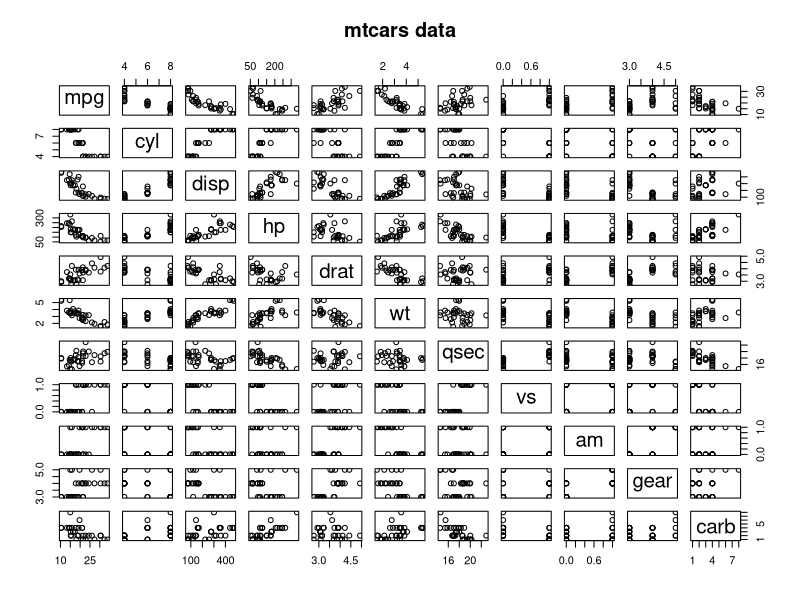
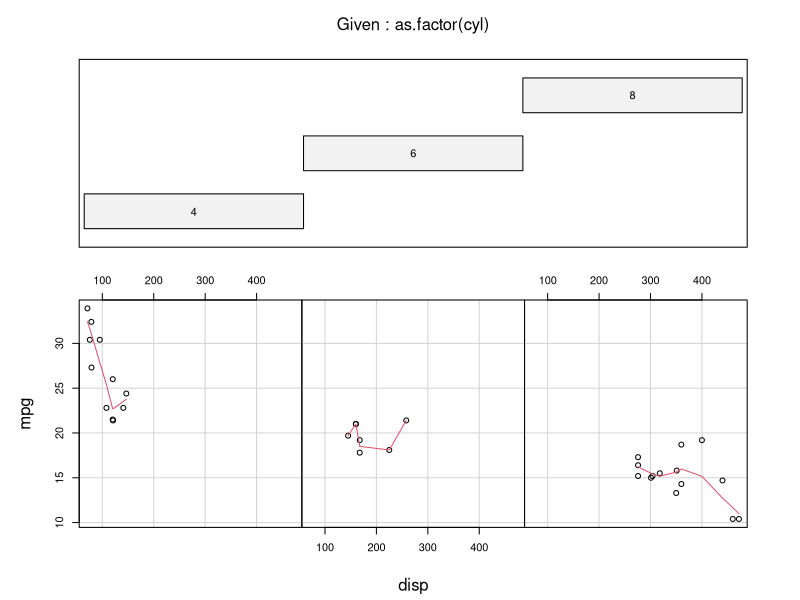
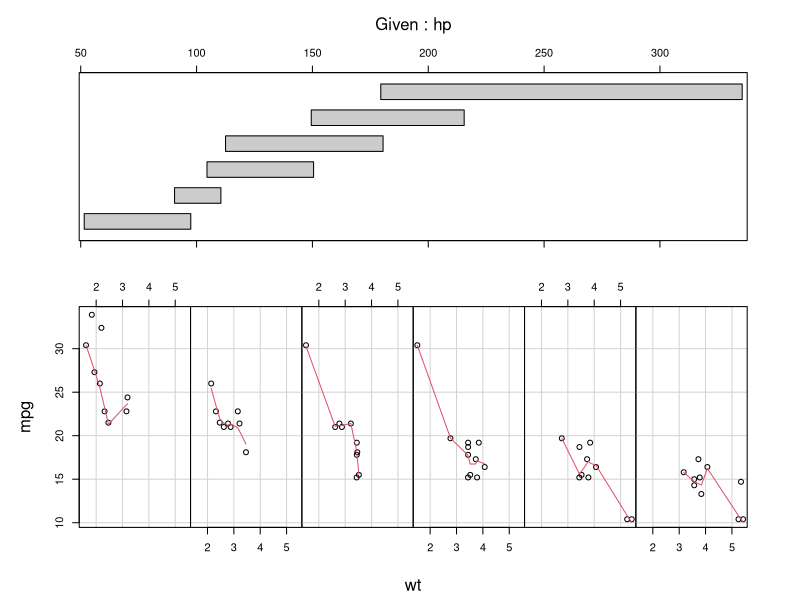
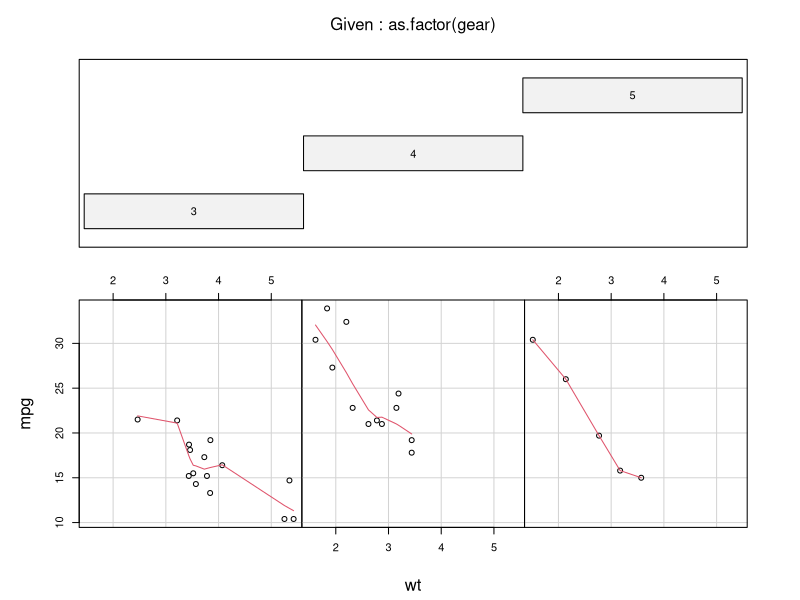
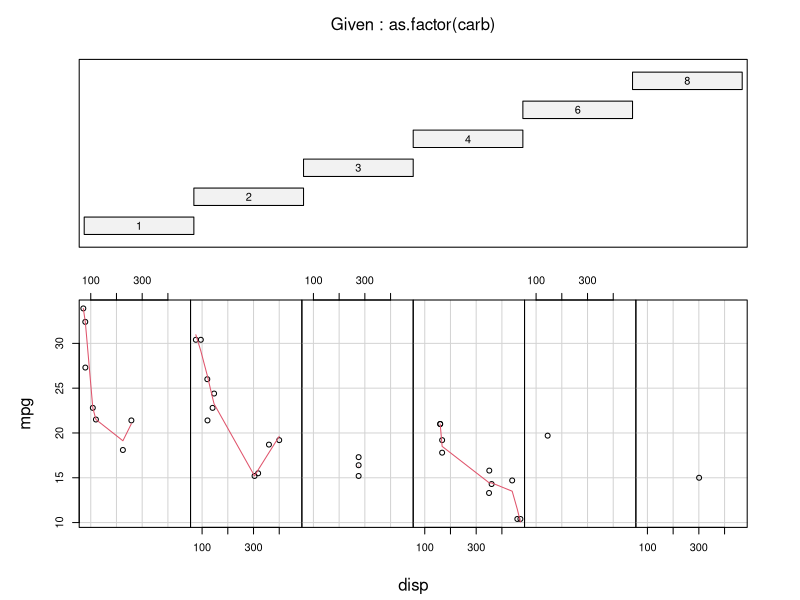
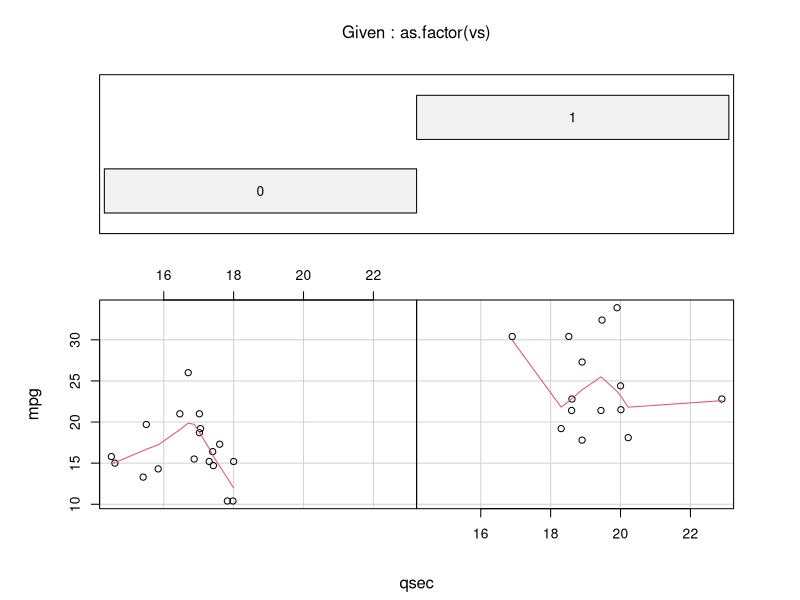

These figures' R source, in order:
data(mtcars)
library(MASS)
#########
require(graphics)
pairs(mtcars, main = "mtcars data")
coplot(mpg ~ disp | as.factor(cyl), data = mtcars,
       panel = panel.smooth, rows = 1)
coplot(mpg ~ wt | hp, data = mtcars,
       panel = panel.smooth, rows = 1)
coplot(mpg ~ wt | as.factor(gear), data = mtcars,
       panel = panel.smooth, rows = 1)
coplot(mpg ~ disp | as.factor(carb), data = mtcars,
       panel = panel.smooth, rows = 1)
coplot(mpg ~ qsec | as.factor(vs), data = mtcars,
       panel = panel.smooth, rows = 1)
##### primer modelo sin tratamiento alguno
fit <- lm(mpg ~ cyl+disp+hp+drat+wt+qsec+am+gear+carb, data=mtcars)
step <- stepAIC(fit, direction="backward")
step$anova
###### segundo modelo, transformando mpg a gpm pero nadamás
fit2 <- lm(mpg^-1 ~ cyl+disp+hp+drat+wt+qsec+am+gear+carb, data=mtcars)
step2 <- stepAIC(fit2, direction="backward")
step2$anova
#### tercer modelo el sugerido por Henderson y Velleman (1981)
hpwt <- mtcars$hp/mtcars$wt
fit3 <- lm(mpg^-1*100 ~ cyl+disp+drat+wt+qsec+am+gear+carb+hpwt+hp, data=mtcars)
step3 <- stepAIC(fit3, direction="both")
step3$anova
#### cuarto modelo con modificaciones para la tarea
hpwt <- mtcars$hp/mtcars$wt
cyldisp <- mtcars$cyl/mtcars$disp
gearwt <- mtcars$gear/mtcars$wt
carbwt <-mtcars$carb/mtcars$wt
fit4 <- lm(mpg^-1*100 ~ cyl+disp+drat+wt+qsec+am+gear+carb+hpwt+hp+cyldisp+gearwt+carbwt, data=mtcars)
step4 <- stepAIC(fit4, direction="both")
step4$anova
